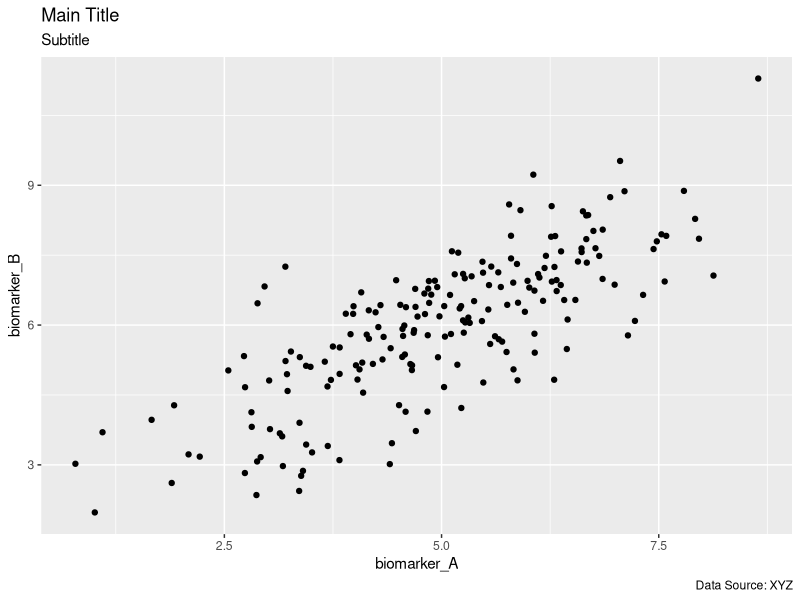
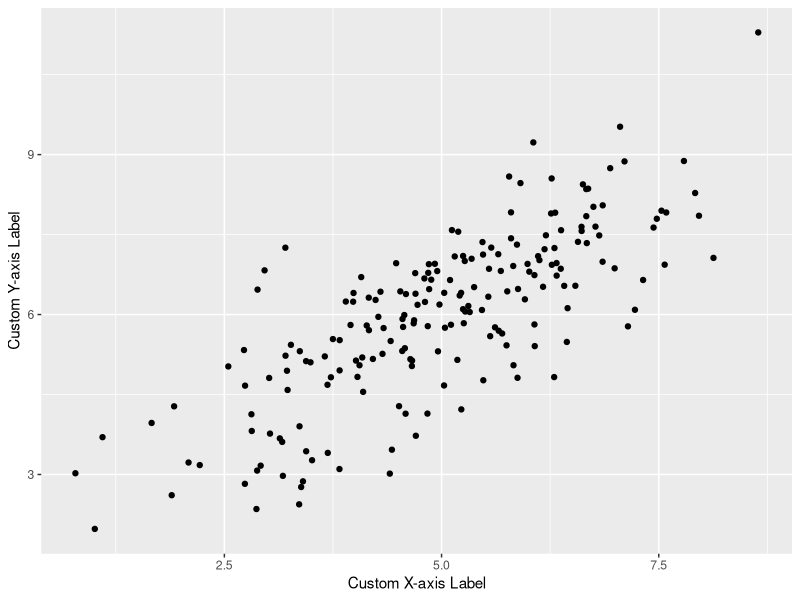
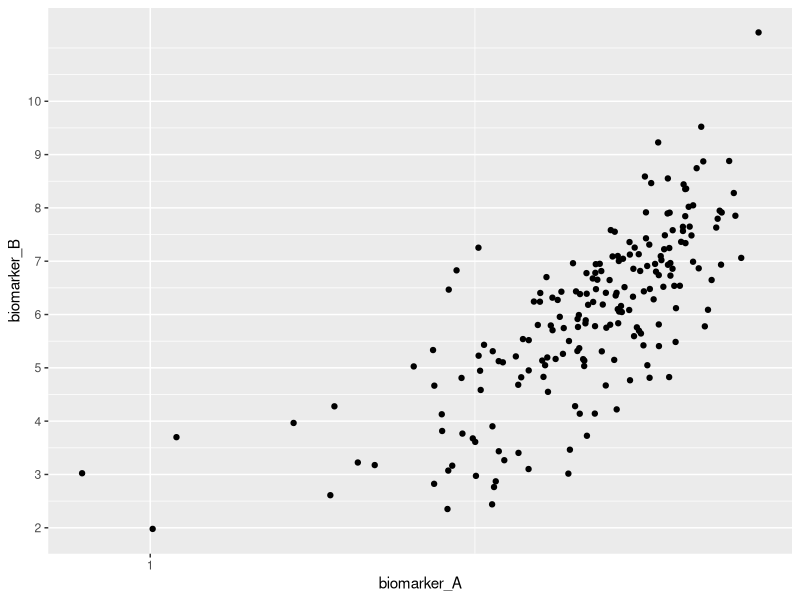
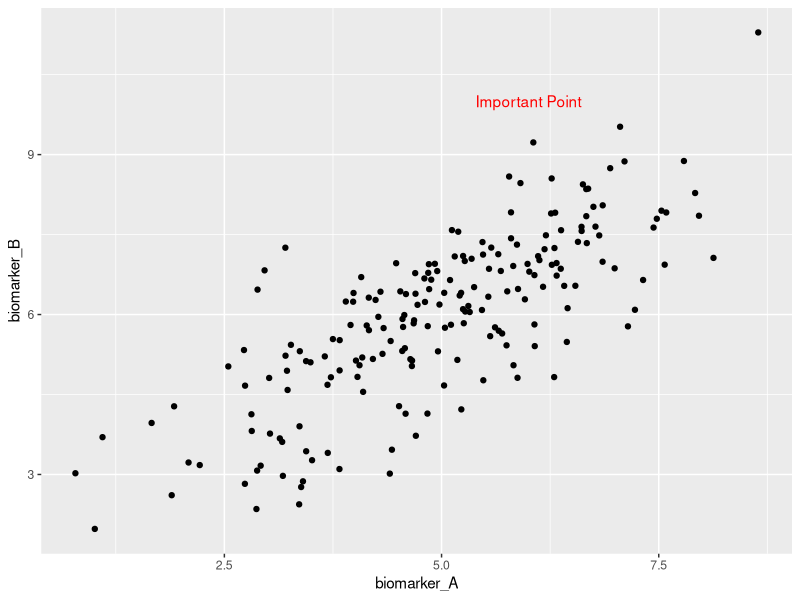
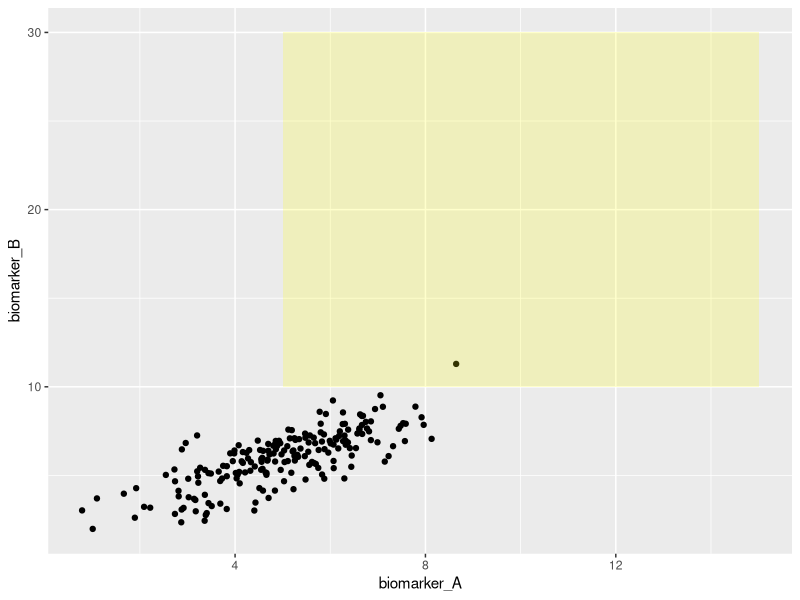
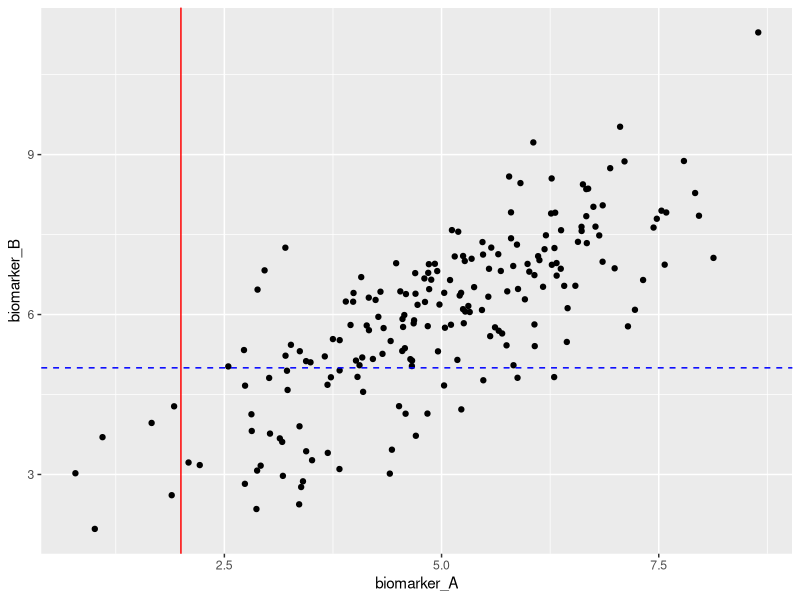
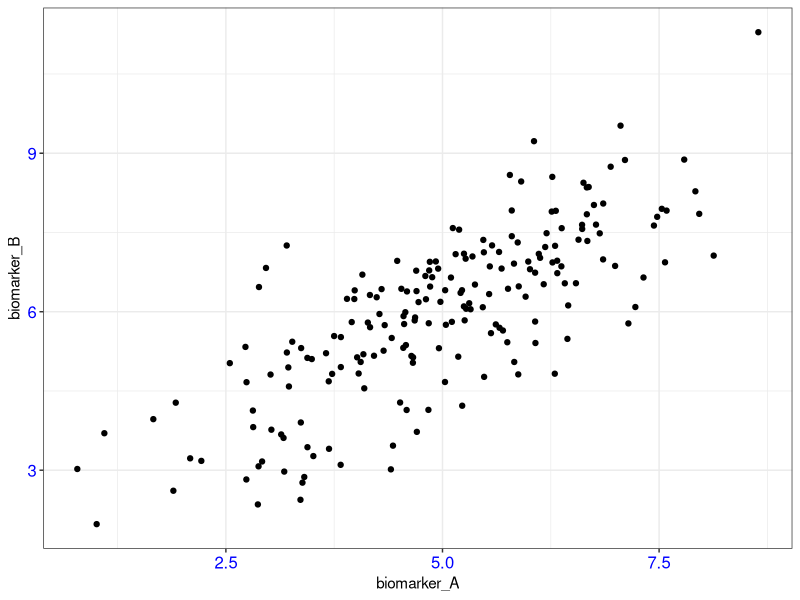
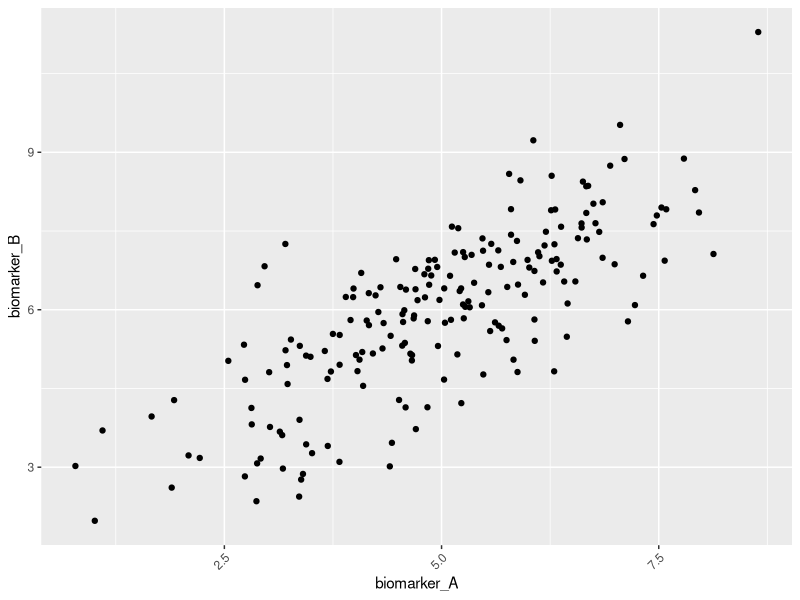

The R source for these figures, in order:
## ---- chunk 1
library(ggplot2)
library(tibble)
## ---- chunk 2
set.seed(123)  # For reproducibility

# Number of patients
nb_patients <- 200

# Generate synthetic data
synthetic_data <- tibble(
  subject_id = paste0("Patient_", 1:nb_patients),
  age = rnorm(nb_patients, mean = 50, sd = 15),
  sex = sample(c("male", "female"), 
               size = nb_patients, 
               prob = c(0.7, 0.3), replace = TRUE),
  treatment = sample(c("Placebo", "Drug A", "Drug B"), 
                     nb_patients, replace = TRUE),
  biomarker_A = rnorm(nb_patients, mean = 5, sd = 1.5),
  # biomarker_B Correlated with biomarker_A
  biomarker_B = biomarker_A * 0.8 + rnorm(nb_patients, mean = 2, sd = 1), 
  outcome = 50 + 0.5 * age + 
    ifelse(treatment == "Drug A", 10, 
           ifelse(treatment == "Drug B", 15, 0)) +
            rnorm(nb_patients, mean = 0, sd = 5))

# Display first few rows of the dataset
head(synthetic_data)
## ---- chunk 3
#| echo: false
ggplot(synthetic_data, aes(biomarker_A, biomarker_B)) +
  geom_point() +
  labs(title = "Main Title", subtitle = "Subtitle", caption = "Data Source: XYZ")
## ---- chunk 4
 ggplot(synthetic_data, aes(biomarker_A, biomarker_B)) +
  geom_point() +
  labs(x = "Custom X-axis Label", y = "Custom Y-axis Label")
## ---- chunk 5
ggplot(synthetic_data, aes(biomarker_A, biomarker_B)) +
  geom_point() +
  scale_x_log10(breaks = c(1, 10, 100), labels = scales::comma) +
  scale_y_continuous(breaks = seq(0, 10, 1))
## ---- chunk 6
ggplot(synthetic_data, aes(biomarker_A, biomarker_B)) +
  geom_point() +
  annotate("text", x = 6, y = 10, 
           label = "Important Point", color = "red")
## ---- chunk 7
 ggplot(synthetic_data, aes(biomarker_A, biomarker_B)) +
  geom_point() +
   annotate("rect", 
            xmin = 5, xmax = 15, 
            ymin = 10, ymax = 30, 
            alpha = 0.2, fill = "yellow")
## ---- chunk 8
ggplot(synthetic_data, aes(biomarker_A, biomarker_B)) +
  geom_point() +
  geom_hline(yintercept = 5, linetype = "dashed", color = "blue") +
  geom_vline(xintercept = 2, color = "red")
## ---- chunk 9
ggplot(synthetic_data, aes(biomarker_A, biomarker_B)) +
  geom_point() +
  theme_bw() +
  theme(axis.text = element_text(size = 12, color = "blue"))

## ---- chunk 10
 ggplot(synthetic_data, aes(biomarker_A, biomarker_B)) +
  geom_point() +
   theme(axis.text.x = element_text(angle = 45, hjust = 1))
